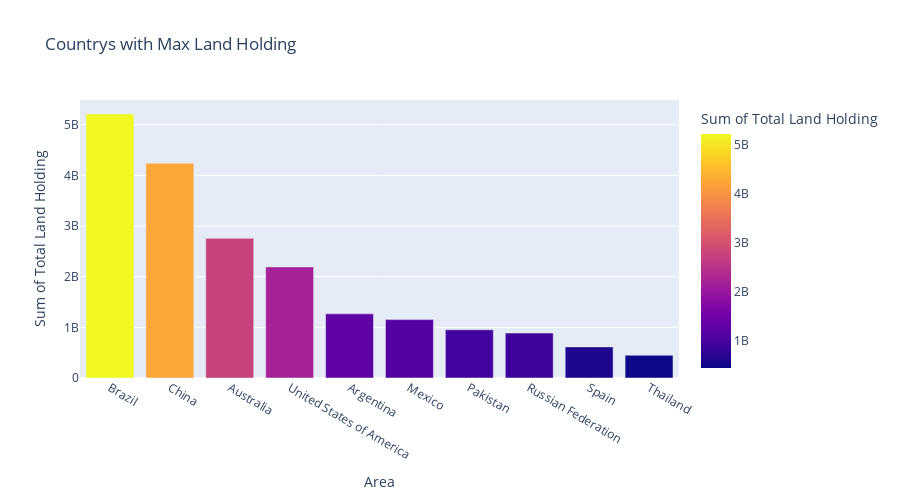

Notebook source saved alongside this figure:
### Code cell
px.bar(maxvalues,labels={"value":"Sum of Total Land Holding"},color="value",title='Countrys with Max Land Holding',height=500)

### Figure 1 — Plotly figure (JSON) as saved in the notebook; plotly's stock layout.template omitted (floating-point values rounded to 4 significant figures)
{"data": [{"alignmentgroup": "True", "hovertemplate": "Area=%{x}<br>Sum of Total Land Holding=%{marker.color}<extra></extra>", "legendgroup": "", "marker": {"color": [5214000000.0, 4240000000.0, 2757000000.0, 2193000000.0, 1266000000.0, 1153000000.0, 951800000.0, 886700000.0, 614200000.0, 448900000.0], "coloraxis": "coloraxis", "pattern": {"shape": ""}}, "name": "", "offsetgroup": "", "orientation": "v", "showlegend": false, "textposition": "auto", "type": "bar", "x": ["Brazil", "China", "Australia", "United States of America", "Argentina", "Mexico", "Pakistan", "Russian Federation", "Spain", "Thailand"], "xaxis": "x", "y": [5214000000.0, 4240000000.0, 2757000000.0, 2193000000.0, 1266000000.0, 1153000000.0, 951800000.0, 886700000.0, 614200000.0, 448900000.0], "yaxis": "y"}], "layout": {"barmode": "relative", "coloraxis": {"colorbar": {"title": {"text": "Sum of Total Land Holding"}}, "colorscale": [[0, "#0d0887"], [0.1111, "#46039f"], [0.2222, "#7201a8"], [0.3333, "#9c179e"], [0.4444, "#bd3786"], [0.5556, "#d8576b"], [0.6667, "#ed7953"], [0.7778, "#fb9f3a"], [0.8889, "#fdca26"], [1, "#f0f921"]]}, "height": 500, "legend": {"tracegroupgap": 0}, "title": {"text": "Countrys with Max Land Holding"}, "xaxis": {"anchor": "y", "domain": [0, 1], "title": {"text": "Area"}}, "yaxis": {"anchor": "x", "domain": [0, 1], "title": {"text": "Sum of Total Land Holding"}}}}
